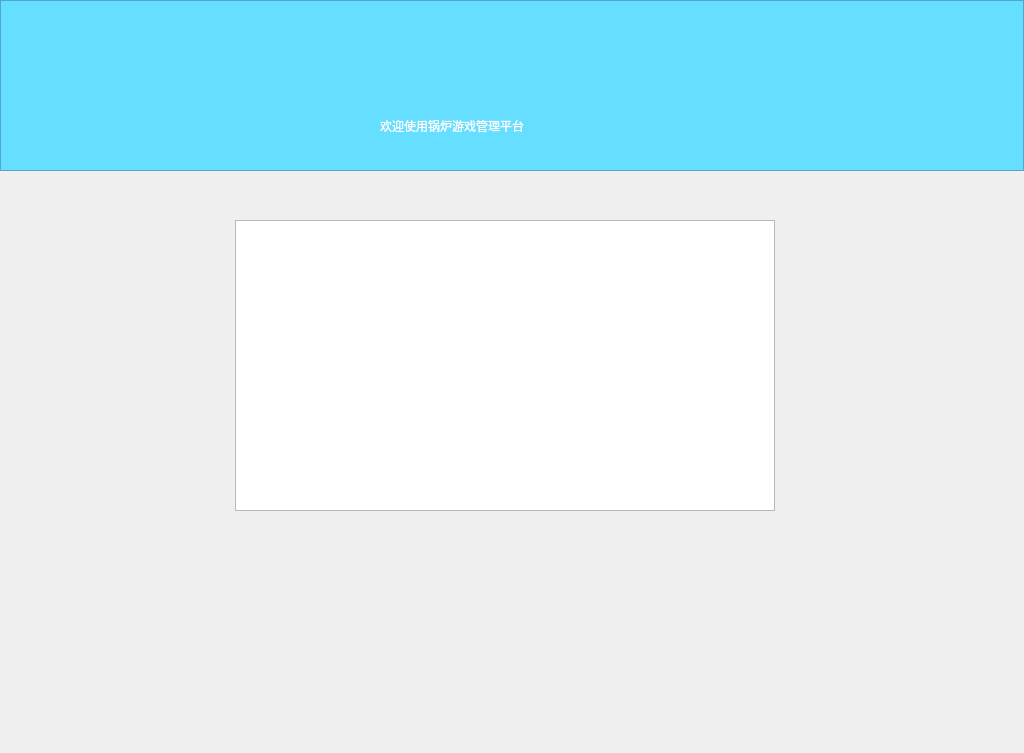
        <widget class="QWidget" name="scrollArea_7">
         <property name="geometry">
          <rect>
           <x>0</x>
           <y>0</y>
           <width>1024</width>
           <height>753</height>
          </rect>
         </property>
         <property name="minimumSize">
          <size>
           <width>766</width>
           <height>0</height>
          </size>
         </property>
         <widget class="QFrame" name="homepage">
          <property name="geometry">
           <rect>
            <x>0</x>
            <y>0</y>
            <width>1024</width>
            <height>171</height>
           </rect>
          </property>
          <property name="minimumSize">
           <size>
            <width>771</width>
            <height>120</height>
           </size>
          </property>
          <property name="styleSheet">
           <string notr="true">background-color: rgb(101, 222, 255);</string>
          </property>
          <property name="frameShape">
           <enum>QFrame::StyledPanel</enum>
          </property>
          <property name="frameShadow">
           <enum>QFrame::Raised</enum>
          </property>
          <widget class="QLabel" name="HPTitle">
           <property name="geometry">
            <rect>
             <x>380</x>
             <y>110</y>
             <width>291</width>
             <height>31</height>
            </rect>
           </property>
           <property name="styleSheet">
            <string notr="true">background-color: rgba(0, 0, 0，0);  
font: 18pt &quot;华文彩云&quot;;
color: rgb(255, 255, 255);</string>
           </property>
           <property name="text">
            <string>欢迎使用锅炉游戏管理平台</string>
           </property>
          </widget>
         </widget>
         <widget class="QListView" name="listView">
          <property name="geometry">
           <rect>
            <x>235</x>
            <y>220</y>
            <width>540</width>
            <height>291</height>
           </rect>
          </property>
         </widget>
         <widget class="QLabel" name="lable_Title">
          <property name="geometry">
           <rect>
            <x>410</x>
            <y>240</y>
            <width>231</width>
            <height>31</height>
           </rect>
          </property>
          <property name="styleSheet">
           <string notr="true">background-color: rgba(0, 0, 0，0);  
font: 18pt &quot;华文彩云&quot;;
color: rgb(255, 255, 255);</string>
          </property>
          <property name="text">
           <string>以下是您的厂商信息</string>
          </property>
         </widget>
         <widget class="QLabel" name="lable_manufacturerID">
          <property name="geometry">
           <rect>
            <x>340</x>
            <y>310</y>
            <width>54</width>
            <height>12</height>
           </rect>
          </property>
          <property name="styleSheet">
           <string notr="true">color: rgb(255, 255, 255);
	font: 10pt &quot;华光胖头鱼_CNKI&quot;;</string>
          </property>
          <property name="text">
           <string>厂商ID</string>
          </property>
         </widget>
         <widget class="QLabel" name="lable_manufacturerGameSum">
          <property name="geometry">
           <rect>
            <x>340</x>
            <y>370</y>
            <width>54</width>
            <height>12</height>
           </rect>
          </property>
          <property name="styleSheet">
           <string notr="true">color: rgb(255, 255, 255);
	font: 10pt &quot;华光胖头鱼_CNKI&quot;;</string>
          </property>
          <property name="text">
           <string>游戏总数</string>
          </property>
         </widget>
         <widget class="QLabel" name="message1">
          <property name="geometry">
           <rect>
            <x>430</x>
            <y>310</y>
            <width>191</width>
            <height>16</height>
           </rect>
          </property>
          <property name="styleSheet">
           <string notr="true">color: rgb(255, 255, 255);
	font: 10pt &quot;华光胖头鱼_CNKI&quot;;</string>
          </property>
          <property name="text">
           <string/>
          </property>
         </widget>
         <widget class="QLabel" name="message3">
          <property name="geometry">
           <rect>
            <x>430</x>
            <y>370</y>
            <width>201</width>
            <height>16</height>
           </rect>
          </property>
          <property name="styleSheet">
           <string notr="true">color: rgb(255, 255, 255);
	font: 10pt &quot;华光胖头鱼_CNKI&quot;;</string>
          </property>
          <property name="text">
           <string/>
          </property>
         </widget>
        </widget>
